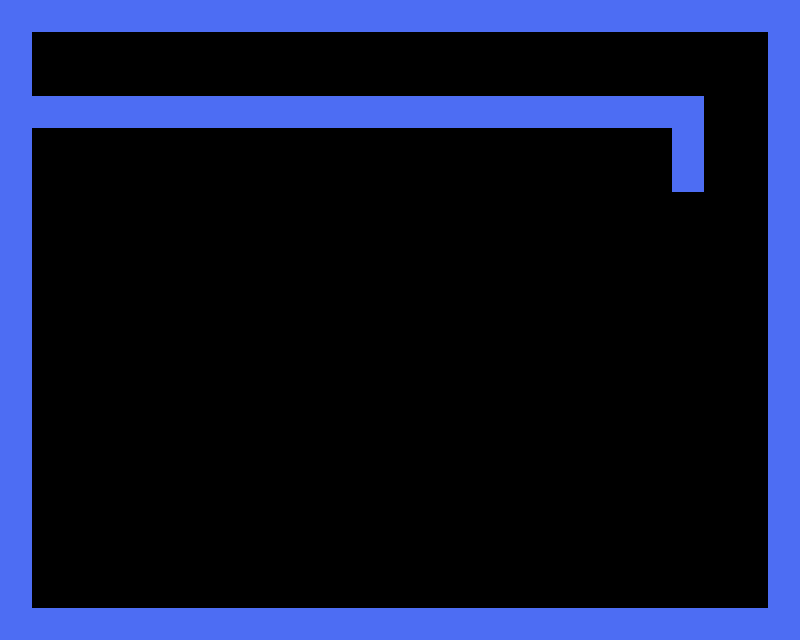

Below is a game level as drawn by its tile map, then a one-line description and the .tmx file that defines it, in full:
An orthogonal 25x20 tile map with 32x32 px tiles, 2 tile layers (Collision, Spikes), 2 tilesets.

<map version="1.8" orientation="orthogonal" width="25" height="20" tilewidth="32" tileheight="32" backgroundcolor="#000000">
    <tileset firstgid="1" name="black" tilewidth="32" tileheight="32">
        <image source="blooPixil.png" width="32" height="32" />
    </tileset>
    <tileset firstgid="2" name="spike" tilewidth="32" tileheight="32" tilecount="1" columns="1">
        <image source="32spike.png" width="32" height="32" />
    </tileset>
    <layer name="Collision" width="25" height="20">
        <data encoding="csv">
            1,1,1,1,1,1,1,1,1,1,1,1,1,1,1,1,1,1,1,1,1,1,1,1,1,
            1,0,0,0,0,0,0,0,0,0,0,0,0,0,0,0,0,0,0,0,0,0,0,0,1,
            1,0,0,0,0,0,0,0,0,0,0,0,0,0,0,0,0,0,0,0,0,0,0,0,1,
            1,1,1,1,1,1,1,1,1,1,1,1,1,1,1,1,1,1,1,1,1,1,0,0,1,
            1,0,0,0,0,0,0,0,0,0,0,0,0,0,0,0,0,0,0,0,0,1,0,0,1,
            1,0,0,0,0,0,0,0,0,0,0,0,0,0,0,0,0,0,0,0,0,1,0,0,1,
            1,0,0,0,0,0,0,0,0,0,0,0,0,0,0,0,0,0,0,0,0,0,0,0,1,
            1,0,0,0,0,0,0,0,0,0,0,0,0,0,0,0,0,0,0,0,0,0,0,0,1,
            1,0,0,0,0,0,0,0,0,0,0,0,0,0,0,0,0,0,0,0,0,0,0,0,1,
            1,0,0,0,0,0,0,0,0,0,0,0,0,0,0,0,0,0,0,0,0,0,0,0,1,
            1,0,0,0,0,0,0,0,0,0,0,0,0,0,0,0,0,0,0,0,0,0,0,0,1,
            1,0,0,0,0,0,0,0,0,0,0,0,0,0,0,0,0,0,0,0,0,0,0,0,1,
            1,0,0,0,0,0,0,0,0,0,0,0,0,0,0,0,0,0,0,0,0,0,0,0,1,
            1,0,0,0,0,0,0,0,0,0,0,0,0,0,0,0,0,0,0,0,0,0,0,0,1,
            1,0,0,0,0,0,0,0,0,0,0,0,0,0,0,0,0,0,0,0,0,0,0,0,1,
            1,0,0,0,0,0,0,0,0,0,0,0,0,0,0,0,0,0,0,0,0,0,0,0,1,
            1,0,0,0,0,0,0,0,0,0,0,0,0,0,0,0,0,0,0,0,0,0,0,0,1,
            1,0,0,0,0,0,0,0,0,0,0,0,0,0,0,0,0,0,0,0,0,0,0,0,1,
            1,0,0,0,0,0,0,0,0,0,0,0,0,0,0,0,0,0,0,0,0,0,0,0,1,
            1,1,1,1,1,1,1,1,1,1,1,1,1,1,1,1,1,1,1,1,1,1,1,1,1
        </data>
    </layer>
    <layer name="Spikes" width="25" height="20">
        <data encoding="csv">
            0,0,0,0,0,0,0,0,0,0,0,0,0,0,0,0,0,0,0,0,0,0,0,0,0,
            0,0,0,0,0,0,0,0,0,0,0,0,0,0,0,0,0,0,0,0,0,0,0,0,0,
            0,0,0,0,0,0,0,0,0,0,0,0,0,0,0,0,0,0,0,0,0,0,0,0,0,
            0,0,0,0,0,0,0,0,0,0,0,0,0,0,0,0,0,0,0,0,0,0,0,0,0,
            0,0,0,0,0,0,0,0,0,0,0,0,0,0,0,0,0,0,0,0,0,0,0,0,0,
            0,0,0,0,0,0,0,0,0,0,0,0,0,0,0,0,0,0,0,0,0,0,0,0,0,
            0,0,0,0,0,0,0,0,0,0,0,0,0,0,0,0,0,0,0,0,0,0,0,0,0,
            0,0,0,0,0,0,0,0,0,0,0,0,0,0,0,0,0,0,0,0,0,0,0,0,0,
            0,0,0,0,0,0,0,0,0,0,0,0,0,0,0,0,0,0,0,0,0,0,0,0,0,
            0,0,0,0,0,0,0,0,0,0,0,0,0,0,0,0,0,0,0,0,0,0,0,0,0,
            0,0,0,0,0,0,0,0,0,0,0,0,0,0,0,0,0,0,0,0,0,0,0,0,0,
            0,0,0,0,0,0,0,0,0,0,0,0,0,0,0,0,0,0,0,0,0,0,0,0,0,
            0,0,0,0,0,0,0,0,0,0,0,0,0,0,0,0,0,0,0,0,0,0,0,0,0,
            0,0,0,0,0,0,0,0,0,0,0,0,0,0,0,0,0,0,0,0,0,0,0,0,0,
            0,0,0,0,0,0,0,0,0,0,0,0,0,0,0,0,0,0,0,0,0,0,0,0,0,
            0,0,0,0,0,0,0,0,0,0,0,0,0,0,0,0,0,0,0,0,0,0,0,0,0,
            0,0,0,0,0,0,0,0,0,0,0,0,0,0,0,0,0,0,0,0,0,0,0,0,0,
            0,0,0,0,0,0,0,0,0,0,0,0,0,0,0,0,0,0,0,0,0,0,0,0,0,
            0,0,0,0,0,0,0,0,0,0,0,0,0,0,0,0,0,0,0,0,0,0,0,0,0,
            0,0,0,0,0,0,0,0,0,0,0,0,0,0,0,0,0,0,0,0,0,0,0,0,0
        </data>
    </layer>
</map>
